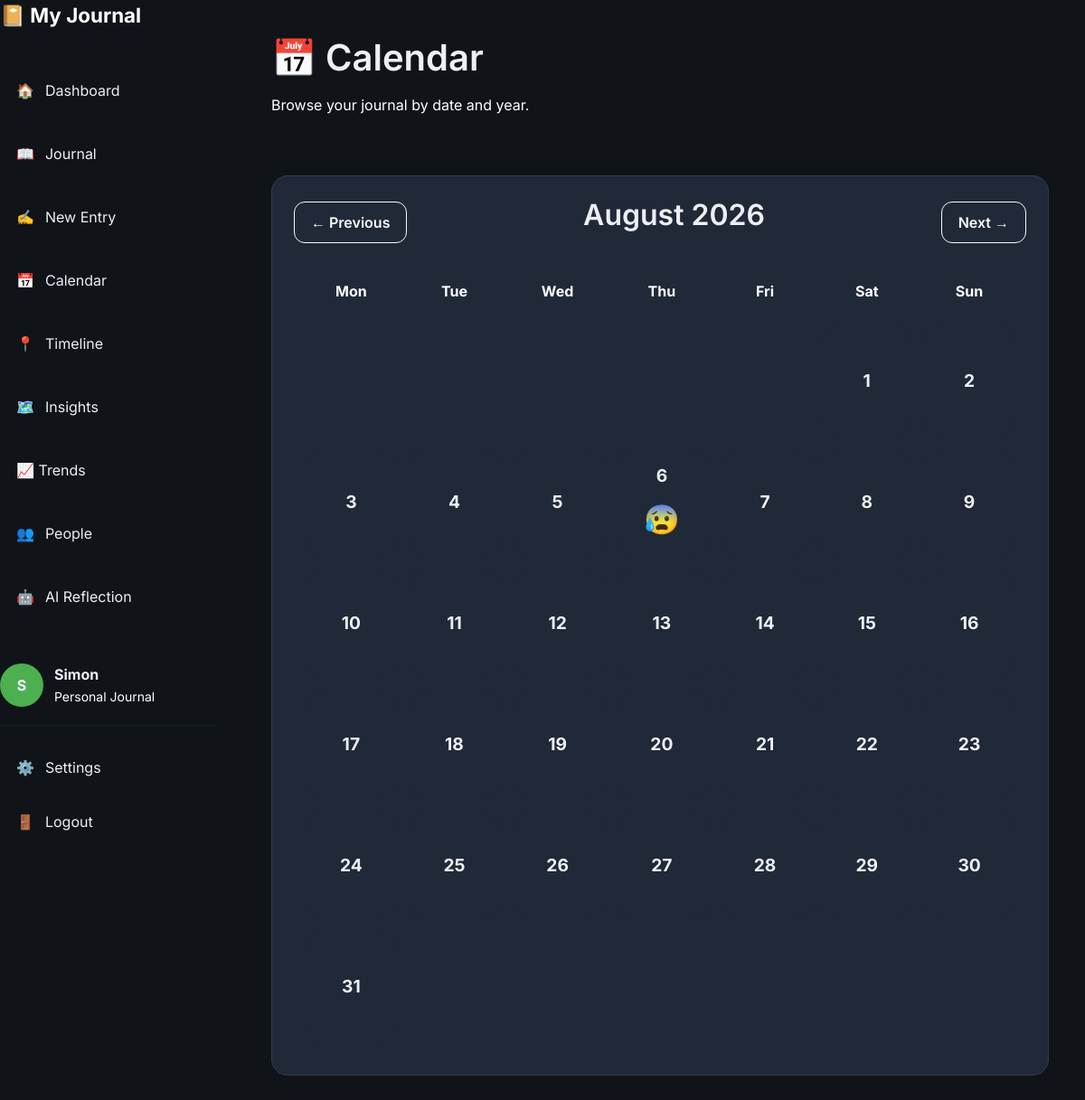
The app's page /calendar (signed in), older data.
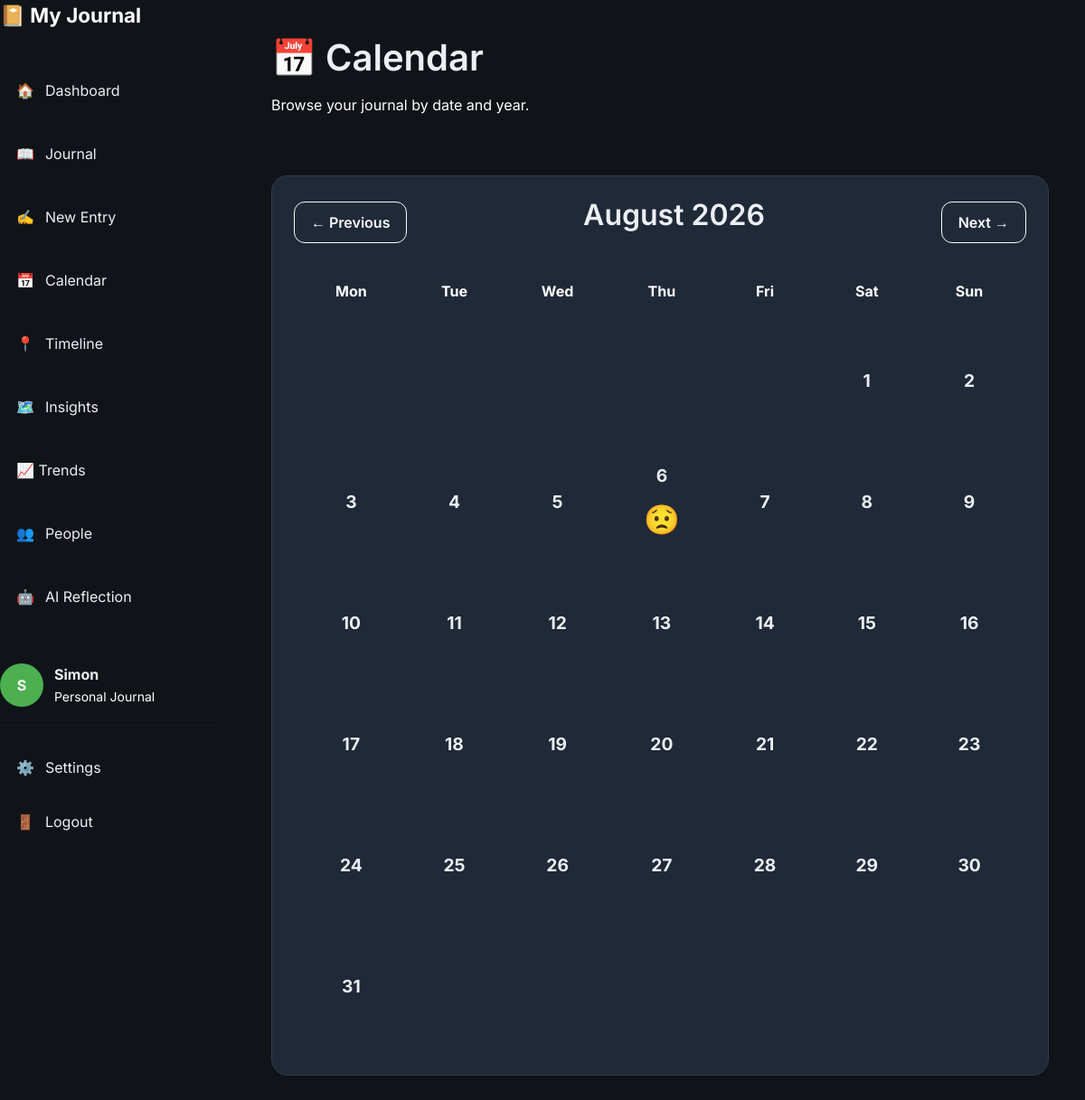
The same page, newer data.
### models/user.py (models this page shows, shortened)
class User(UserMixin, db.Model):
    id = db.Column(
        db.Integer,
        primary_key=True
    )
    username = db.Column(
        db.String(100),
        unique=True,
        nullable=False
    )
    display_name = db.Column(
    db.String(50),
    nullable=True
    )
    password_hash = db.Column(
        db.String(255),
        nullable=False
    )
    entries = db.relationship(
    "Entry",
    backref="author",
    lazy=True,
    cascade="all, delete-orphan"
)

### models/entry.py (models this page shows)
class Entry(db.Model):
    __tablename__ = "entry"
    id = db.Column(
        db.Integer,
        primary_key=True
    )
    tags = db.Column(
        db.String(500),
        nullable=True
    )
    mood_score = db.Column(
        db.Integer,
        nullable=False
    )
    content = db.Column(
        db.Text,
        nullable=False
    )
    created_at = db.Column(
        db.DateTime,
        default=datetime.utcnow
    )
    user_id = db.Column(
        db.Integer,
        db.ForeignKey("user.id"),
        nullable=False
    )
    is_timeline_event = db.Column(
    db.Boolean,
    default=False,
    nullable=False
    )
    people = db.relationship(
    "Person",
    secondary=entry_people,
    back_populates="entries"
    )
    relationship_score = db.Column(
    db.Integer
    )

### routes/calendar.py (the view)
@calendar_bp.route("/calendar")
@login_required
def calendar():
    today = datetime.today()
    year = request.args.get(
        "year",
        default=today.year,
        type=int
    )
    month = request.args.get(
        "month",
        default=today.month,
        type=int
    )
    calender_obj = Cal.Calendar(firstweekday=0)
    weeks = calender_obj.monthdayscalendar(year, month)
    entries = Entry.query.filter_by(
        user_id=current_user.id
    ).all()
    entry_lookup = {}
    for entry in entries:
        if (
            entry.created_at.year == year
            and
            entry.created_at.month == month
        ):
            entry_lookup[entry.created_at.day] = entry
    if month == 1:
        previous_month = 12
        previous_year = year - 1
    else:
        previous_month = month - 1
        previous_year = year
    if month == 12:
        next_month = 1
        next_year = year + 1
    else:
        next_month = month + 1
        next_year = year
    return render_template(
    "calendar.html",
    month=Cal.month_name[month],
    year=year,
    weeks=weeks,
    entry_lookup=entry_lookup,
    moods=MOODS,
    previous_month=previous_month,
    previous_year=previous_year,
    next_month=next_month,
    next_year=next_year
)

### routes/auth.py (called while the page is built)
@login_manager.user_loader
def load_user(user_id):
    return User.query.get(int(user_id))

### templates/calendar.html (shortened to what this page needs)
{% extends "base.html" %}
{% block content %}
<div class="content-wrapper">
    <div class="d-flex justify-content-between align-items-center mb-5">
        <div>
            <h1>📅 Calendar</h1>
            <p class="text-muted">
                Browse your journal by date and year.
            </p>
        </div>
    </div>
    <div class="card">
        <div class="d-flex justify-content-between align-items-center mb-4">
            <a class="btn btn-outline-light"
            href="{{ url_for(
                    'calendar.calendar',
                    month=previous_month,
                    year=previous_year
            ) }}">
                ← Previous
            </a>
            <h2>
                {{ month }} {{ year }}
            </h2>
            <a class="btn btn-outline-light"
            href="{{ url_for(
                    'calendar.calendar',
                    month=next_month,
                    year=next_year
            ) }}">
                Next →
            </a>
        </div>
        <table class="calendar-table">
            <thead>
                <tr>
                    <th>Mon</th>
                    <th>Tue</th>
                    <th>Wed</th>
                    <th>Thu</th>
                    <th>Fri</th>
                    <th>Sat</th>
                    <th>Sun</th>
                </tr>
            </thead>
            <tbody>
            {% for week in weeks %}
                <tr>
                {% for day in week %}
                    {% if day == 0 %}
                        <td class="empty-day"></td>
                    {% else %}
                        {% set entry = entry_lookup.get(day) %}
                        <td>
                            {% if entry %}
                                <a href="{{ url_for('journal.view_entry', entry_id=entry.id) }}"
                                   class="calendar-entry">
                                    <div class="day-number">
                                        {{ day }}
                                    </div>
                                    <div class="mood">
                                        {{ moods[entry.mood_score].emoji }}
                                    </div>
                                </a>
                            {% else %}
                                <div class="calendar-empty">
                                    <div class="day-number">
                                        {{ day }}
                                    </div>
                                </div>
                            {% endif %}
                        </td>
                    {% endif %}
                {% endfor %}
                </tr>
            {% endfor %}
            </tbody>
        </table>
    </div>
</div>
{% endblock %}

### templates/base.html (shortened to what this page needs)
<!DOCTYPE html>
<html lang="en">
<head>
    <link href="https://cdn.jsdelivr.net/npm/bootstrap@5.3.3/dist/css/bootstrap.min.css"
          rel="stylesheet">
    <link rel="stylesheet"
          href="{{ url_for('static', filename='css/variables.css') }}">
    <link rel="stylesheet"
          href="{{ url_for('static', filename='css/layout.css') }}">
    <link rel="stylesheet"
          href="{{ url_for('static', filename='css/components.css') }}">
    <link rel="stylesheet"
          href="{{ url_for('static', filename='css/style.css') }}">
    <link rel="stylesheet"
      href="{{ url_for('static', filename='css/trends.css') }}">
    <link rel="stylesheet"
      href="{{ url_for('static', filename='css/people.css') }}">
</head>
<body>
{% if current_user.is_authenticated %}
<div class="app-layout">
    <aside class="sidebar">
        <div class="sidebar-header">
            <a href="{{ url_for('dashboard.dashboard') }}"
               class="logo">
                📔
                <span>My Journal</span>
            </a>
        </div>
        <nav class="sidebar-nav">
            <a href="{{ url_for('dashboard.dashboard') }}"
               class="nav-item {% if request.endpoint == 'dashboard.dashboard' %}active{% endif %}">
                🏠
                <span>Dashboard</span>
            </a>
            <a href="{{ url_for('journal.journal') }}"
               class="nav-item {% if request.endpoint == 'journal.journal' %}active{% endif %}">
                📖
                <span>Journal</span>
            </a>
            <a href="{{ url_for('journal.new_entry') }}"
               class="nav-item {% if request.endpoint == 'journal.new_entry' %}active{% endif %}">
                ✍️
                <span>New Entry</span>
            </a>
            <a href="{{ url_for('calendar.calendar') }}"
               class="nav-item {% if request.endpoint == 'calendar.calendar' %}active{% endif %}">
                📅
                <span>Calendar</span>
            </a>
            <a href="{{ url_for('timeline.timeline') }}"
               class="nav-item {% if request.endpoint == 'timeline.timeline' %}active{% endif %}">
                📍
                <span>Timeline</span>
            </a>
            <a href="{{ url_for('insights.insights') }}"
               class="nav-item {% if request.endpoint == 'insights.insights' %}active{% endif %}">
                🗺️
                <span>Insights</span>
            </a>
            <a href="{{ url_for('trends.trends') }}" class="nav-item">
                <span>📈 Trends</span>
            </a>
            <a href="{{ url_for('people.people') }}" class="nav-item">
                    👥
                    <span>People</span>
            </a>
            <a href="{{ url_for('reflection.reflection') }}" class="nav-item">
                🤖
                <span>AI Reflection</span>
            </a>
        </nav>
        <div class="sidebar-footer">
            <div class="user-card">
                <div class="avatar">
                    {{ (current_user.display_name or current_user.username)[0]|upper }}
                </div>
                <div>
                    <strong>
                        {{ current_user.display_name or current_user.username }}
                    </strong>
                    <br>
                    <small>Personal Journal</small>
                </div>
            </div>
            <hr>
            <a href="{{ url_for('settings.settings') }}"
               class="nav-item">
                ⚙️
                <span>Settings</span>
            </a>
            <a href="{{ url_for('auth.logout') }}"
               class="nav-item">
                🚪
                <span>Logout</span>
            </a>
        </div>
    </aside>
    <main class="main-content">
        {% block content %}
        {% endblock %}
    </main>
</div>
{% endif %}
</body>
</html>

### static/css/variables.css (style rules this page uses)
:root { --bg:#101418; --sidebar:#18212d; --card:#202938; --card-hover:#293548; --input:#273244; --text:#ECEFF4; --muted:#ffffff; --text-muted:#ffffff; --heading:#FFFFFF; --accent:#4CAF50; --accent-hover:#43A047; --accent-light:#6FCF70; --success:#22C55E; --warning:#F59E0B; --danger:#EF4444; --info:#3B82F6; --border:#2E3B4E; --shadow-small: 0 4px 12px rgba(0,0,0,.15); --shadow-medium: 0 10px 25px rgba(0,0,0,.25); --shadow-large: 0 20px 40px rgba(0,0,0,.35); --radius-small:8px; --radius-medium:14px; --radius-large:20px; --radius-round:999px; --space-xs:6px; --space-sm:12px; --space-md:20px; --space-lg:32px; --space-xl:48px; --sidebar-width:260px; --transition-fast:.15s ease; --transition:.25s ease; --transition-slow:.4s ease; }

### static/css/layout.css (style rules this page uses)
body { margin:0; padding:0; min-height:100vh; background:var(--bg); color:var(--text); }
.app-layout { display:flex; min-height:100vh; }
.sidebar { position: fixed; top: 0; left: 0; bottom: 0; width: 260px; overflow-y: auto; overflow-x: hidden; }
.sidebar-header { margin-bottom:40px; }
.sidebar-nav { display:flex; flex-direction:column; gap:10px; flex:1; }
.sidebar-footer { margin-top:40px; }
.main-content { flex:1; margin-left:260px; padding:40px; overflow-y:auto; }
.sidebar { width:240px; transition:.3s; }
.content-wrapper { max-width:1200px; margin:auto; }

### static/css/components.css (style rules this page uses)
.card { background:var(--card); border:1px solid var(--border); border-radius:18px; padding:24px; transition:.2s ease; color:var(--text) }
.btn { border-radius:12px; padding:10px 18px; font-weight:600; transition:.2s; }
.nav-item { display:flex; align-items:center; gap:12px; padding:14px 18px; margin-bottom:8px; border-radius:12px; text-decoration:none; color:var(--text); transition:.2s; }
.logo { font-size:1.4rem; font-weight:700; text-decoration:none; color:white; }
.user-card { display:flex; align-items:center; gap:12px; margin-top:auto; }
.avatar { width:48px; height:48px; border-radius:50%; background:var(--accent); color:white; display:flex; justify-content:center; align-items:center; font-weight:bold; }

### static/css/style.css (style rules this page uses)
* { box-sizing:border-box; }
body { font-family:'Inter',sans-serif; background:var(--bg); color:var(--text); margin:0; padding:0; overflow-x:hidden; }
h1,h2,h3,h4,h5,h6 { color:var(--text); font-weight:600; margin-bottom:15px; }
p { color:var(--muted); line-height:1.7; }
small { color:var(--muted); }
a { color:inherit; text-decoration:none; }
hr { border:none; border-top:1px solid var(--border); margin:20px 0; }
button, a, .card, input, textarea, select { transition:.2s ease; }
.text-muted { color:var(--muted)!important; }
.calendar-table { width:100%; border-collapse:separate; border-spacing:12px; }
.calendar-table th { text-align:center; padding-bottom:15px; color:var(--muted); }
.calendar-table td { width:120px; height:120px; }
.calendar-entry, .calendar-empty { display:flex; flex-direction:column; justify-content:center; align-items:center; height:120px; background:var(--card); border-radius:18px; transition:.2s; }
.day-number { font-size:1.2rem; font-weight:700; }
.mood { font-size:2rem; margin-top:10px; }
.empty-day { background:none; }

Row changes from the older to the newer data that the page shows:
no longer on this page (row unchanged): Entry: mood_score "😰"
added Entry: mood_score "😟"
Text that changed along with them:
list line gone: "6"
new list line: "6"
